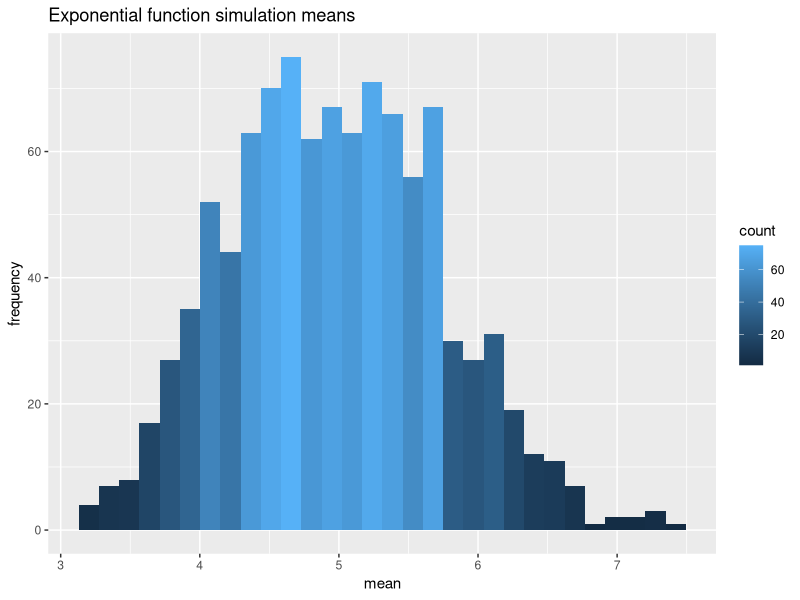
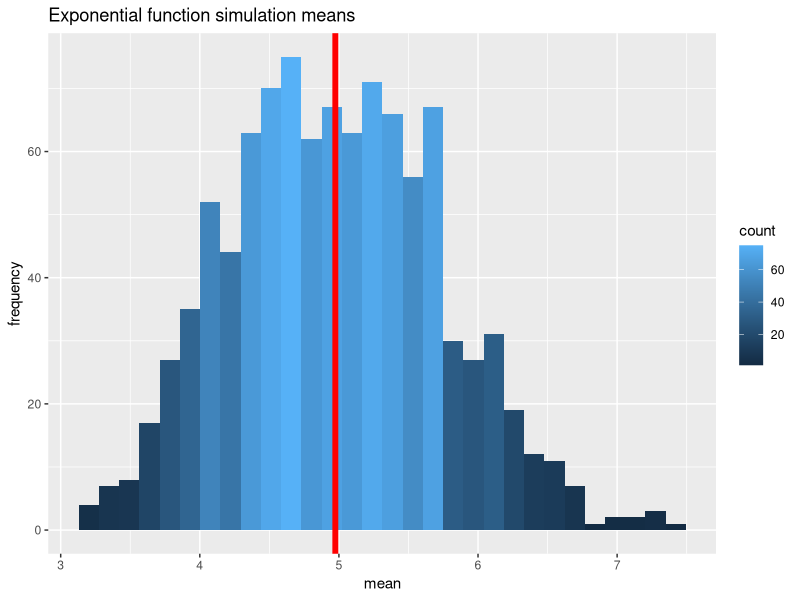
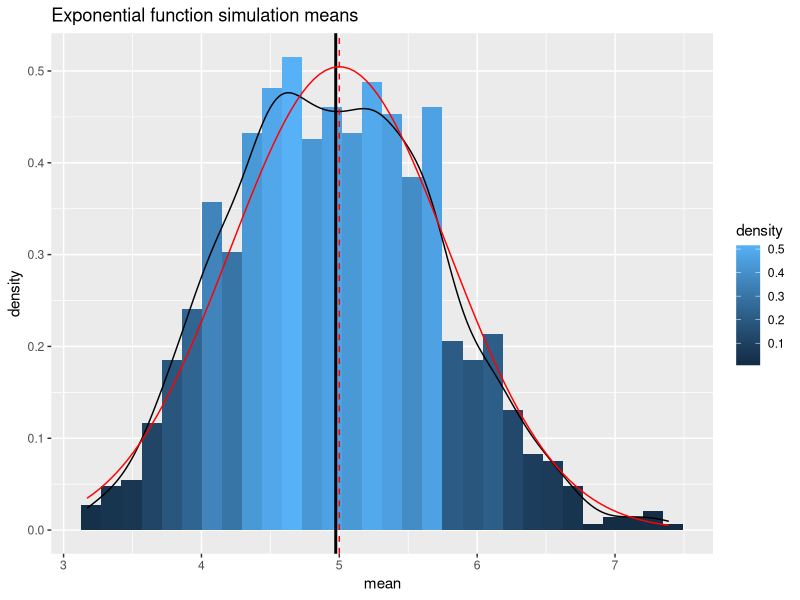

R code for these plots, in order:



# libraries ---------------------------------------------------------------

       library(tidyverse)
       library(purrr)



# simulations -------------------------------------------------------------


       # set seed for reproducibility
       
              set.seed(1234)
       
       # set parameters
       
              n <- 40
              lambda <- 0.2
              sims <- 1000

       # run simulations
              
              m_sims <- replicate(sims, rexp(n, lambda))
              
       # calculate sample mean
              
              m_means <- apply(m_sims, 2, mean)
              
       # plot histogram
              
              data.frame(m_means) %>% ggplot() +
                     
                     geom_histogram(aes(x = m_means, y = ..count.., fill = ..count..)) +
                     xlab("mean") +
                     ylab("frequency") +
                     ggtitle("Exponential function simulation means")


# Sample vs theoretical mean ----------------------------------------------
           
       # mean of an exponential distribution is 1/lambda
              
       # plot sample mean on histogram
              
              data.frame(m_means) %>% ggplot() +
                     
                     geom_histogram(aes(x = m_means, y = ..count.., fill = ..count..)) +
                     geom_vline(aes(xintercept = mean(m_means)), lwd = 2, col = "red") +
                     xlab("mean") +
                     ylab("frequency") +
                     ggtitle("Exponential function simulation means")
              
       # compare sample and theoretical means
              
              data.frame(sample_mean = mean(m_means), theoretical_mean = 1/lambda)
              
       # 95% confidence interval on sample mean
              
              t.test(m_means)[4]
              

                 
# Sample vs theoretical variance ------------------------------------------

       # variance of an exponential distribution is ((1/lambda)^2)/n
       # stdev of an exponential distribution is (1/lambda)/sqrt(n)
              
       df_var <- data.frame(sample = c(var(m_means), sd(m_means)),
                  theoretical = c( (((1/lambda)^2)/n), ((1/lambda)/sqrt(n)))) 
              
       row.names(df_var) <- c("variance", "stdev")
       
       df_var
              


# Distribution is approximately normal ------------------------------------

       
       data.frame(m_means) %>% ggplot(aes(x = m_means)) +
              
              geom_histogram(aes(y = ..density.., fill = ..density..)) + # plot sample data
              geom_vline(aes(xintercept = mean(m_means)), lwd = 1, col = "black") + # sample mean
              geom_density() + # sample distribution density
              stat_function(fun = dnorm,
                            args = list( mean = 1/lambda, sd = df_var[2,2]),
                            color = "red") + # theoretical distribution density
              geom_vline(xintercept = 1/lambda, color = "red", linetype = "dashed") + # theoretical mean
              
              xlab("mean") +
              ylab("density") +
              ggtitle("Exponential function simulation means")
       
# assume sampling without replacement      

       
       
       
       
       
       
       
       
       
       





